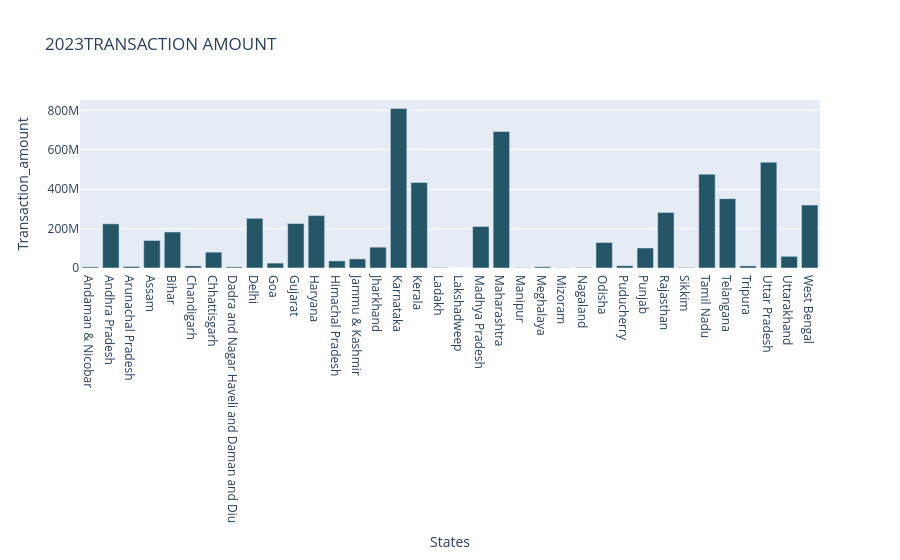
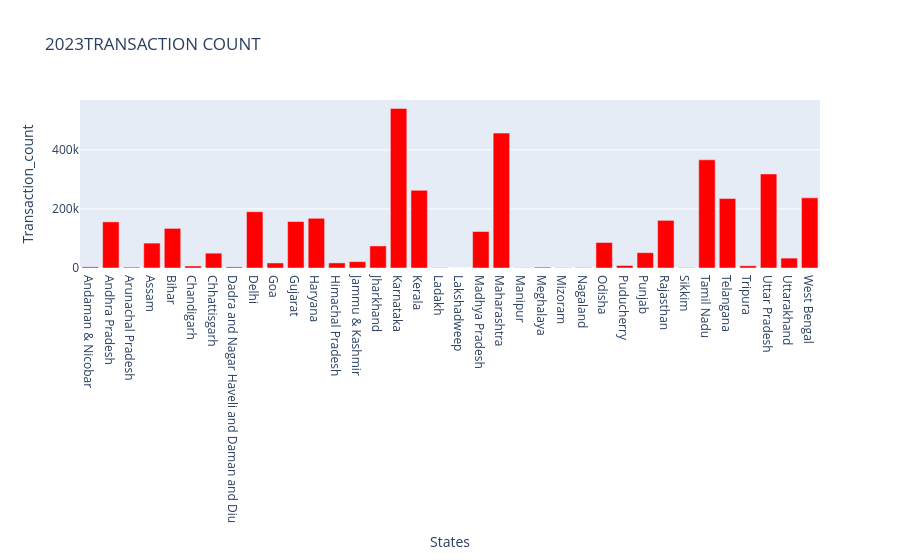

Notebook code for these charts, in order:
### Code cell
Transaction_amount_count_Y(aggre_insurance, 2023)

### Figure 1 — Plotly figure (JSON) as saved in the notebook; plotly's stock layout.template omitted (floating-point values rounded to 4 significant figures)
{"data": [{"hovertemplate": "States=%{x}<br>Transaction_amount=%{y}<extra></extra>", "legendgroup": "", "marker": {"color": "rgb(36, 86, 104)", "pattern": {"shape": ""}}, "name": "", "orientation": "v", "showlegend": false, "textposition": "auto", "type": "bar", "x": ["Andaman & Nicobar", "Andhra Pradesh", "Arunachal Pradesh", "Assam", "Bihar", "Chandigarh", "Chhattisgarh", "Dadra and Nagar Haveli and Daman and Diu", "Delhi", "Goa", "Gujarat", "Haryana", "Himachal Pradesh", "Jammu & Kashmir", "Jharkhand", "Karnataka", "Kerala", "Ladakh", "Lakshadweep", "Madhya Pradesh", "Maharashtra", "Manipur", "Meghalaya", "Mizoram", "Nagaland", "Odisha", "Puducherry", "Punjab", "Rajasthan", "Sikkim", "Tamil Nadu", "Telangana", "Tripura", "Uttar Pradesh", "Uttarakhand", "West Bengal"], "xaxis": "x", "y": [5682000.0, 224200000.0, 7854000.0, 139700000.0, 182600000.0, 10630000.0, 80510000.0, 5581000.0, 252200000.0, 24850000.0, 225700000.0, 265800000.0, 36090000.0, 46160000.0, 105700000.0, 809800000.0, 434300000.0, 2500000.0, 159300.0, 210800000.0, 692700000.0, 1643000.0, 6311000.0, 1389000.0, 2789000.0, 129400000.0, 11520000.0, 101500000.0, 281800000.0, 2809000.0, 476100000.0, 351900000.0, 10640000.0, 536600000.0, 59320000.0, 319400000.0], "yaxis": "y"}], "layout": {"barmode": "relative", "legend": {"tracegroupgap": 0}, "title": {"text": "2023TRANSACTION AMOUNT"}, "xaxis": {"anchor": "y", "domain": [0, 1], "title": {"text": "States"}}, "yaxis": {"anchor": "x", "domain": [0, 1], "title": {"text": "Transaction_amount"}}}}

### Figure 2 — Plotly figure (JSON) as saved in the notebook; plotly's stock layout.template omitted (floating-point values rounded to 4 significant figures)
{"data": [{"hovertemplate": "States=%{x}<br>Transaction_count=%{y}<extra></extra>", "legendgroup": "", "marker": {"color": "rgb(255,0,0)", "pattern": {"shape": ""}}, "name": "", "orientation": "v", "showlegend": false, "textposition": "auto", "type": "bar", "x": ["Andaman & Nicobar", "Andhra Pradesh", "Arunachal Pradesh", "Assam", "Bihar", "Chandigarh", "Chhattisgarh", "Dadra and Nagar Haveli and Daman and Diu", "Delhi", "Goa", "Gujarat", "Haryana", "Himachal Pradesh", "Jammu & Kashmir", "Jharkhand", "Karnataka", "Kerala", "Ladakh", "Lakshadweep", "Madhya Pradesh", "Maharashtra", "Manipur", "Meghalaya", "Mizoram", "Nagaland", "Odisha", "Puducherry", "Punjab", "Rajasthan", "Sikkim", "Tamil Nadu", "Telangana", "Tripura", "Uttar Pradesh", "Uttarakhand", "West Bengal"], "xaxis": "x", "y": [3712, 156244, 2829, 84336, 134138, 6874, 50201, 3669, 190628, 17073, 157261, 168318, 17252, 21534, 74646, 540383, 263011, 850, 106, 123504, 456768, 646, 2907, 768, 1188, 86390, 8443, 51828, 161286, 1105, 366328, 235142, 7513, 318339, 33499, 237468], "yaxis": "y"}], "layout": {"barmode": "relative", "legend": {"tracegroupgap": 0}, "title": {"text": "2023TRANSACTION COUNT"}, "xaxis": {"anchor": "y", "domain": [0, 1], "title": {"text": "States"}}, "yaxis": {"anchor": "x", "domain": [0, 1], "title": {"text": "Transaction_count"}}}}
